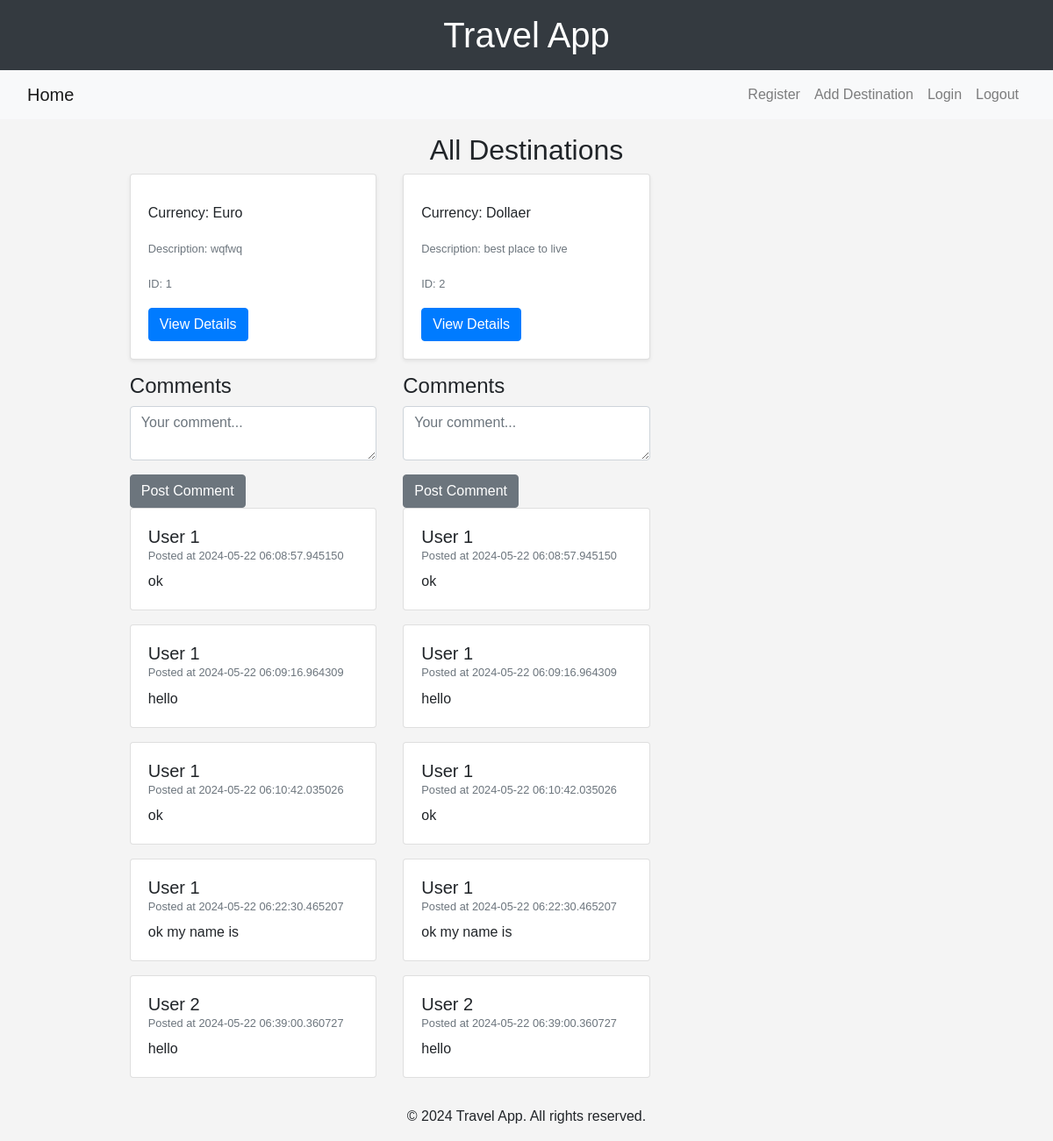
The page / on the database its author committed.
### app.py (models this page shows)
class Destination(db.Model):
    id = db.Column(db.Integer, primary_key=True)
    iname = db.Column(db.String(100), nullable=False)
    description = db.Column(db.Text, nullable=False)
    currency = db.Column(db.String(10))
    image_url = db.Column(db.String(200))

class Comment(db.Model):
    id = db.Column(db.Integer, primary_key=True)
    userid = db.Column(db.Integer, db.ForeignKey('user.id'), nullable=False)
    destinationid = db.Column(db.Integer, db.ForeignKey('destination.id'), nullable=False)
    created_at = db.Column(db.DateTime, default=datetime.utcnow)
    test=db.Column(db.String(200))

### app.py (the view)
@app.route('/')
def home():
    destinations = Destination.query.all()  # Fetch all destinations
    comments=Comment.query.all()
    return render_template('home.html', destinations=destinations,comments=comments)

### templates/home.html (shortened to what this page needs)
<!DOCTYPE html>
<html lang="en">
<head>
    <link rel="stylesheet" href="https://stackpath.bootstrapcdn.com/bootstrap/4.3.1/css/bootstrap.min.css">
    <link rel="stylesheet" href="{{ url_for('static', filename='css/style.css') }}">
</head>
<body>
    <header class="bg-dark text-white py-3">
        <div class="container">
            <h1 class="mb-0">Travel App</h1>
        </div>
    </header>
    <nav class="navbar navbar-expand-lg navbar-light bg-light">
        <div class="container-fluid">
            <a class="navbar-brand" href="{{ url_for('home') }}">Home</a>
            <div class="collapse navbar-collapse" id="navbarNav">
                <ul class="navbar-nav ml-auto">
                    <li class="nav-item">
                        <a class="nav-link" href="{{ url_for('register') }}">Register</a>
                    </li>
                    <li class="nav-item">
                        <a class="nav-link" href="{{ url_for('add_destination') }}">Add Destination</a>
                    </li>
                    <li class="nav-item">
                        <a class="nav-link" href="{{ url_for('login') }}">Login</a>
                    </li>
                    <li class="nav-item">
                        <a class="nav-link" href="{{ url_for('logout') }}">Logout</a>
                    </li>
                </ul>
            </div>
        </div>
    </nav>
    <section class="p-3">
        <h2 class="text-center fs-3 fw-bold">All Destinations</h2>
        <div class="container">
            <div class="row g-4">
                {% for destination in destinations %}
                    <div class="col-md-4">
                        <div class="card shadow-sm">
                            <div class="card-body">
                                <p class="card-text">Currency: {{ destination.currency }}</p>
                                <p class="card-text"><small class="text-muted">Description: {{ destination.description }}</small></p>
                                <p class="card-text"><small class="text-muted">ID: {{ destination.id }}</small></p>
                                <a href="#" class="btn btn-primary">View Details</a>
                            </div>
                        </div>
                        <div class="mt-3">
                            <h4>Comments</h4>
                            <form id="commentForm_{{ destination.id }}" method="post">
                                <div class="form-group">
                                    <textarea name="content" class="form-control" placeholder="Your comment..." required></textarea>
                                </div>
                                <button type="submit" class="btn btn-secondary">Post Comment</button>
                            </form>
                        </div>
                        {% for comment in comments %}
                            <div class="card mb-3">
                                <div class="card-body">
                                    <div class="d-flex flex-start align-items-center mb-2">
                                        <div class="d-flex flex-column">
                                            <h5 class="mb-0">User {{ comment.userid }}</h5>
                                            <small class="text-muted">Posted at {{ comment.created_at }}</small>
                                        </div>
                                    </div>
                                    <p class="card-text">{{ comment.test }}</p>
                                </div>
                            </div>
                        {% endfor %}
                    </div>
                {% endfor %}
            </div>
        </div>
    </section>
    <footer class="text-center">
        <p>&copy; 2024 Travel App. All rights reserved.</p>
    </footer>
</body>
</html>

### static/css/style.css (style rules this page uses)
body { font-family: Arial, sans-serif; margin: 0; padding: 0; background-color: #f4f4f4; }
.container { width: 80%; margin: auto; overflow: hidden; }
header { background-color: #333; color: white; text-align: center; padding: 20px; }
button { background-color: #007bff; color: white; padding: 10px 20px; border: none; cursor: pointer; }

### rows shown on the page
Destination: currency "Euro", description "wqfwq", id "1"
Comment: userid "1", created_at "2024-05-22 06:08:57.945150", test "ok"
Comment: userid "1", created_at "2024-05-22 06:09:16.964309", test "hello"
Comment: userid "1", created_at "2024-05-22 06:10:42.035026", test "ok"
Comment: userid "1", created_at "2024-05-22 06:22:30.465207", test "ok my name is"
Comment: userid "2", created_at "2024-05-22 06:39:00.360727", test "hello"
Destination: currency "Dollaer", description "best place to live", id "2"
